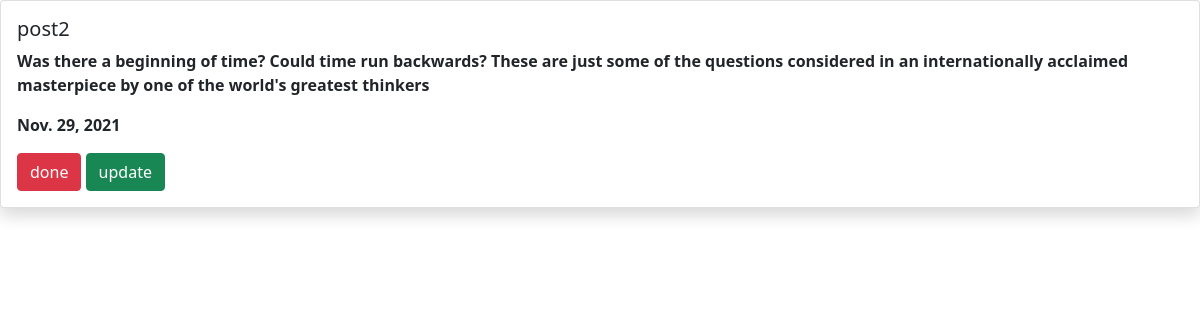
Screenshot of /cbvdetail/6/ with the database file from the repository.
### kuttyapp/models.py (models this page shows, shortened)
class Task(models.Model):
    name = models.CharField(max_length=400)
    desc=models.TextField()
    date=models.DateField(default=datetime.date.today)

### kuttyapp/views.py (the view)
# urls.py: path('cbvdetail/<int:pk>/', views.TaskDetailView.as_view(), name='cbvdetail'),
class TaskDetailView(DetailView):
    model = Task
    template_name = 'detail.html'
    context_object_name = 'i'

### templates/detail.html
{% extends 'base.html' %}
{% block content %}
 <div class="shadow card">
            <div class="card-body">
                     <h5 class="card-title" >{{i.name}}</h5>
                     <p><b>{{i.desc}}</b></p>
                     <p><b>{{i.date}}</b></p>
                     <a class="btn btn-danger" href="{% url 'delete' i.id %} ">done</a>
                     <a class="btn btn-success" href="{% url 'update' i.id %} ">update</a>
            </div>
            </div>
{% endblock %}

### rows the page displays
Task: name "post2", desc "Was there a beginning of time? Could time run backwards? These are just some of the questions considered in an internationally acclaimed masterpiece by one of the world's greatest thinkers", date "Nov. 29, 2021"
